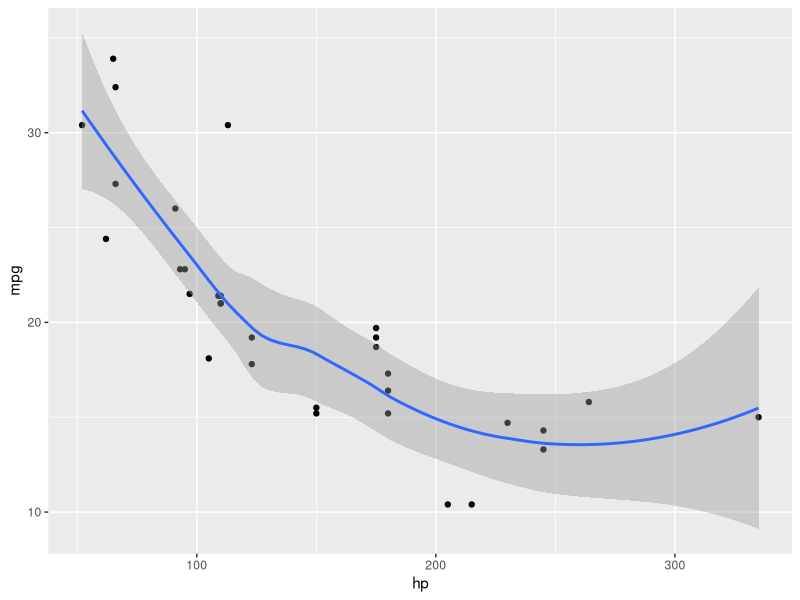
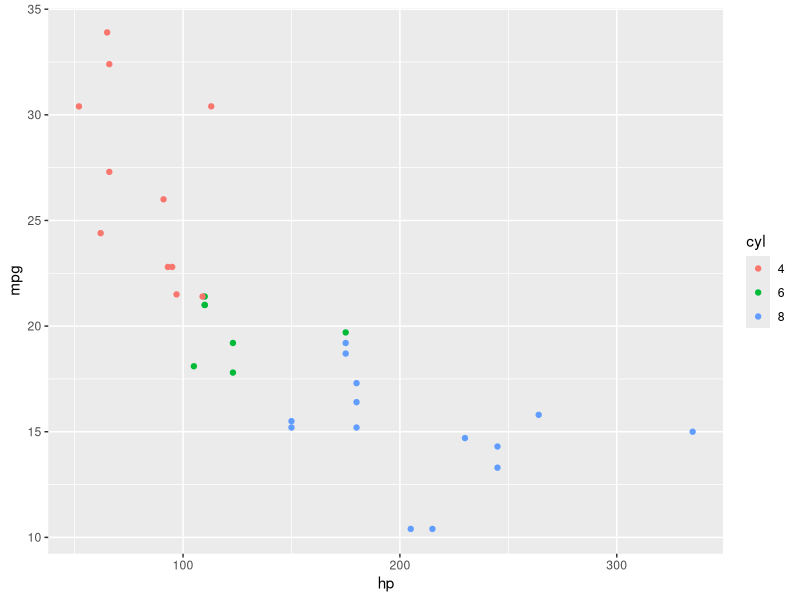

Recreate these plots in R, in order.
## ---- chunk 1
data(mtcars)
library(xtable)
mtcarsdata<-data.frame(Names=names(mtcars),Description=c("Miles/(US) gallon",
                                           "Number of cylinders",
                                           "Displacement (cu.in.)",
                                           "Gross horsepower",
                                           'Rear axle ratio',
                                           'Weight (lb/1000)',
                                           '1/4 mile time',
                                           'V/S',
                                           'Transmission',
                                           'Number of forward gears',
                                           'Number of carburetors'))

## ---- chunk 2
print(xtable(mtcarsdata),type='html')
## ---- chunk 3
library(ggplot2)
qplot(y=mpg,x=hp,data=mtcars,xlab='hp')+geom_smooth()
## ---- chunk 4
qplot(y=mpg,x=hp,data=mtcars,xlab='hp',color=factor(cyl))+ guides(color=guide_legend(title='cyl'))
